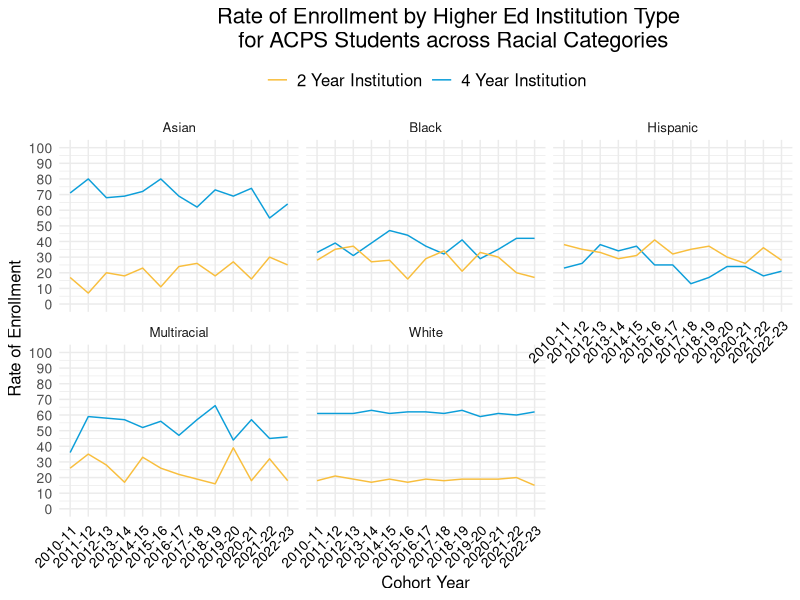
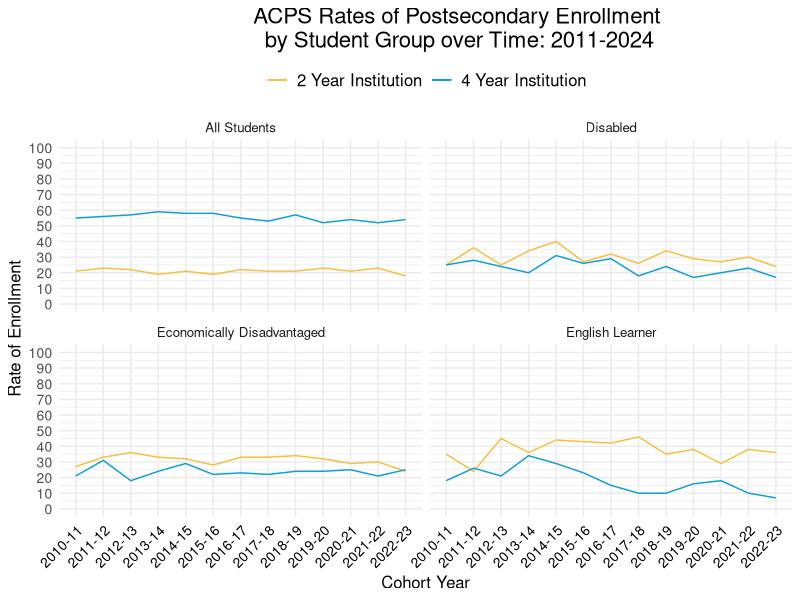

Source code (R) for these figures, in order:
## ---- chunk 1
knitr::opts_chunk$set(echo = TRUE)
##############################################################
# Call Libraries
##############################################################

library(readxl)
library(dplyr)
library(tidyverse)
library(ggplot2)

ihe_allyears <- read_csv("../data/ACPS_higher_ed_enrollment_data_2008-24.csv")
## ---- chunk 2


ggplot() +
  geom_line(data=ihe_allyears %>% dplyr::filter(data_level=="Race",
                                                student_group!="American Indian",
                                                student_group!="Native Hawaiian"),
            aes(x=year,y=four_ihe_pct,color="4 Year Institution",group=1)) +
  geom_line(data=ihe_allyears %>% dplyr::filter(data_level=="Race",
                                                student_group!="American Indian",
                                                student_group!="Native Hawaiian"),
          aes(x=year,y=two_ihe_pct,color="2 Year Institution",group=1)) +
  facet_wrap(~student_group)+
  theme_minimal()+
  scale_y_continuous(limits=c(0,100),breaks=seq(0,100,10),minor_breaks=seq(0,100,5))+
  labs(x="Cohort Year", y="Rate of Enrollment",
       title="Rate of Enrollment by Higher Ed Institution Type\nfor ACPS Students across Racial Categories")+
  geom_text(size = 5, hjust=0.5, vjust=-1, color="black") + 
  scale_color_manual(values = c("#f8be3d","#0c9ed9")) + 
  theme(legend.title=element_blank(), 
        legend.position = "top", 
        legend.text = element_text(size = 12, hjust=.5), 
        axis.text.x = element_text(color = "black", size = 10, angle = 45, hjust = 1), 
        axis.ticks = element_blank(), 
        plot.title.position= "plot", 
        plot.caption.position = "plot", 
        axis.text.y = element_text(size = 10), 
        text = element_text(size = 12, family="sans"), 
        plot.title = element_text(size = 16, hjust=.65), 
        plot.caption = element_text(size = 14))

## ---- chunk 3

ggplot() +
  geom_line(data=ihe_allyears %>% dplyr::filter(data_level=="Disability"),
            aes(x=year,y=two_ihe_pct,color="2 Year Institution",group=1)) +
  geom_line(data=ihe_allyears %>% dplyr::filter(data_level=="Disability"),
            aes(x=year,y=four_ihe_pct,color="4 Year Institution",group=1)) +
  geom_line(data=ihe_allyears %>% dplyr::filter(data_level=="English Learners"),
            aes(x=year,y=two_ihe_pct,color="2 Year Institution",group=1)) +
  geom_line(data=ihe_allyears %>% dplyr::filter(data_level=="English Learners"),
            aes(x=year,y=four_ihe_pct,color="4 Year Institution",group=1)) +
  geom_line(data=ihe_allyears %>% dplyr::filter(data_level=="Economic Status"),
            aes(x=year,y=two_ihe_pct,color="2 Year Institution",group=1)) +
  geom_line(data=ihe_allyears %>% dplyr::filter(data_level=="Economic Status"),
            aes(x=year,y=four_ihe_pct,color="4 Year Institution",group=1)) +
  geom_line(data=ihe_allyears %>% dplyr::filter(data_level=="All"),
            aes(x=year,y=two_ihe_pct,color="2 Year Institution",group=1)) +
  geom_line(data=ihe_allyears %>% dplyr::filter(data_level=="All"),
            aes(x=year,y=four_ihe_pct,color="4 Year Institution",group=1))+
  facet_wrap(~student_group)+
  theme_minimal()+
  scale_y_continuous(limits=c(0,100),breaks=seq(0,100,10),minor_breaks=seq(0,100,5))+
  labs(x="Cohort Year", y="Rate of Enrollment", 
       title="ACPS Rates of Postsecondary Enrollment\nby Student Group over Time: 2011-2024")+
  geom_text(size = 5, hjust=0.5, vjust=-1, color="black") + 
  scale_color_manual(values = c("#f8be3d","#0c9ed9")) + 
  theme(legend.title=element_blank(), 
        legend.position = "top", 
        legend.text = element_text(size = 12, hjust=.5), 
        axis.text.x = element_text(color = "black", size = 10, angle = 45, hjust = 1), 
        axis.ticks = element_blank(), 
        plot.title.position= "plot", 
        plot.caption.position = "plot", 
        axis.text.y = element_text(size = 10), 
        text = element_text(size = 12, family="sans"), 
        plot.title = element_text(size = 16, hjust=.65), 
        plot.caption = element_text(size = 14))
